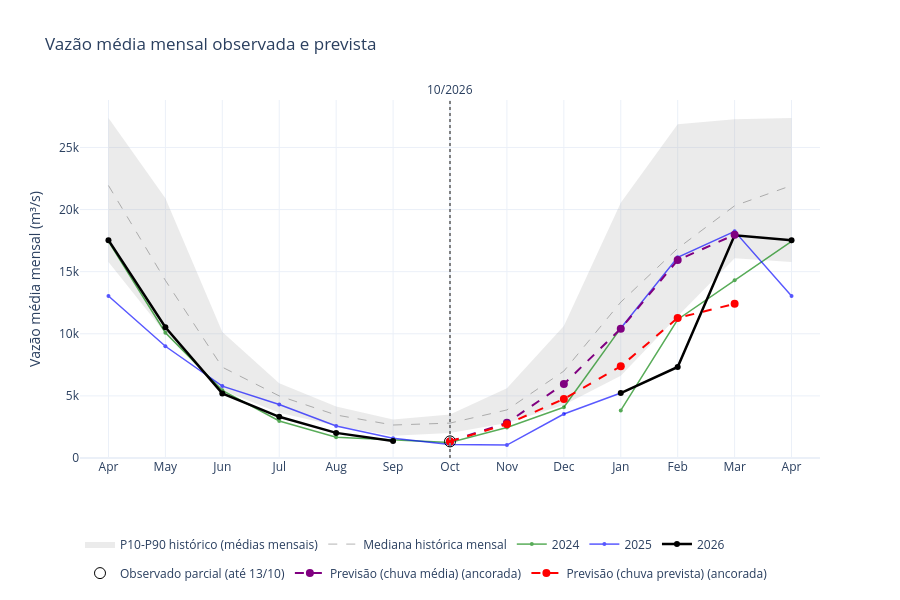

Notebook cell for this chart:
### Code cell
monthly_discharge_figure = inference.plot_monthly_discharge(
    months_each_side=6,
    anchor_to_observed=True,
)
monthly_discharge_figure.show()

### Figure 1 — Plotly figure (JSON) as saved in the notebook; plotly's stock layout.template omitted (floating-point values rounded to 4 significant figures)
{"data": [{"connectgaps": false, "hoverinfo": "skip", "line": {"width": 0}, "mode": "lines", "showlegend": false, "type": "scatter", "x": [-6, -5, -4, -3, -2, -1, 0, 1, 2, 3, 4, 5, 6], "y": [15780.0, 10050.0, 5455.0, 3647.0, 2588.0, 1788.0, 2015.0, 2819.0, 4275.0, 6618.0, 11420.0, 16080.0, 15780.0]}, {"connectgaps": false, "fill": "tonexty", "fillcolor": "rgba(156,156,156,0.20)", "hoverinfo": "skip", "line": {"width": 0}, "mode": "lines", "name": "P10-P90 histórico (médias mensais)", "type": "scatter", "x": [-6, -5, -4, -3, -2, -1, 0, 1, 2, 3, 4, 5, 6], "y": [27380.0, 20910.0, 10140.0, 6027.0, 4139.0, 3092.0, 3498.0, 5606.0, 10620.0, 20540.0, 26870.0, 27280.0, 27380.0]}, {"connectgaps": false, "customdata": [53, 53, 53, 53, 53, 54, 54, 54, 54, 53, 53, 53, 53], "hovertemplate": "%{text}<br>%{y:,.0f} m³/s<br>%{customdata} meses históricos<extra>%{fullData.name}</extra>", "line": {"color": "gray", "dash": "dash", "width": 1}, "mode": "lines", "name": "Mediana histórica mensal", "opacity": 0.6, "text": ["Apr 2026", "May 2026", "Jun 2026", "Jul 2026", "Aug 2026", "Sep 2026", "Oct 2026", "Nov 2026", "Dec 2026", "Jan 2027", "Feb 2027", "Mar 2027", "Apr 2027"], "type": "scatter", "x": [-6, -5, -4, -3, -2, -1, 0, 1, 2, 3, 4, 5, 6], "y": [21930.0, 14300.0, 7310.0, 4997.0, 3462.0, 2654.0, 2809.0, 3870.0, 6997.0, 12550.0, 16870.0, 20310.0, 21930.0]}, {"connectgaps": false, "customdata": [30, 31, 30, 31, 31, 30, 31, 30, 31], "hovertemplate": "%{text}<br>%{y:,.0f} m³/s<br>%{customdata} dias com dados<extra>%{fullData.name}</extra>", "legendgroup": "2024", "line": {"color": "green", "dash": "solid", "width": 1.5}, "marker": {"size": 4}, "mode": "lines+markers", "name": "2024", "opacity": 0.65, "showlegend": true, "text": ["Apr 2024", "May 2024", "Jun 2024", "Jul 2024", "Aug 2024", "Sep 2024", "Oct 2024", "Nov 2024", "Dec 2024"], "type": "scatter", "x": [-6, -5, -4, -3, -2, -1, 0, 1, 2], "y": [17440.0, 10090.0, 5446.0, 2982.0, 1668.0, 1438.0, 1258.0, 2449.0, 4090.0]}, {"connectgaps": false, "customdata": [31, 29, 31, 30], "hovertemplate": "%{text}<br>%{y:,.0f} m³/s<br>%{customdata} dias com dados<extra>%{fullData.name}</extra>", "legendgroup": "2024", "line": {"color": "green", "dash": "solid", "width": 1.5}, "marker": {"size": 4}, "mode": "lines+markers", "name": "2024", "opacity": 0.65, "showlegend": false, "text": ["Jan 2024", "Feb 2024", "Mar 2024", "Apr 2024"], "type": "scatter", "x": [3, 4, 5, 6], "y": [3833.0, 11150.0, 14310.0, 17440.0]}, {"hoverinfo": "skip", "legendgroup": "2024", "line": {"color": "green", "dash": "solid", "width": 1.5}, "mode": "lines", "opacity": 0.65, "showlegend": false, "type": "scatter", "x": [2, 3], "y": [4090.0, 10450.0]}, {"connectgaps": false, "customdata": [30, 31, 30, 31, 31, 30, 31, 30, 31], "hovertemplate": "%{text}<br>%{y:,.0f} m³/s<br>%{customdata} dias com dados<extra>%{fullData.name}</extra>", "legendgroup": "2025", "line": {"color": "blue", "dash": "solid", "width": 1.5}, "marker": {"size": 4}, "mode": "lines+markers", "name": "2025", "opacity": 0.65, "showlegend": true, "text": ["Apr 2025", "May 2025", "Jun 2025", "Jul 2025", "Aug 2025", "Sep 2025", "Oct 2025", "Nov 2025", "Dec 2025"], "type": "scatter", "x": [-6, -5, -4, -3, -2, -1, 0, 1, 2], "y": [13040.0, 8996.0, 5788.0, 4307.0, 2575.0, 1590.0, 1088.0, 1040.0, 3541.0]}, {"connectgaps": false, "customdata": [31, 28, 31, 30], "hovertemplate": "%{text}<br>%{y:,.0f} m³/s<br>%{customdata} dias com dados<extra>%{fullData.name}</extra>", "legendgroup": "2025", "line": {"color": "blue", "dash": "solid", "width": 1.5}, "marker": {"size": 4}, "mode": "lines+markers", "name": "2025", "opacity": 0.65, "showlegend": false, "text": ["Jan 2025", "Feb 2025", "Mar 2025", "Apr 2025"], "type": "scatter", "x": [3, 4, 5, 6], "y": [10450.0, 16150.0, 18240.0, 13040.0]}, {"hoverinfo": "skip", "legendgroup": "2025", "line": {"color": "blue", "dash": "solid", "width": 1.5}, "mode": "lines", "opacity": 0.65, "showlegend": false, "type": "scatter", "x": [2, 3], "y": [3541.0, 5227.0]}, {"connectgaps": false, "customdata": [30.0, 31.0, 30.0, 31.0, 31.0, 30.0, NaN, NaN, NaN], "hovertemplate": "%{text}<br>%{y:,.0f} m³/s<br>%{customdata} dias com dados<extra>%{fullData.name}</extra>", "legendgroup": "2026", "line": {"color": "black", "dash": "solid", "width": 2.5}, "marker": {"size": 6}, "mode": "lines+markers", "name": "2026", "opacity": 1, "showlegend": true, "text": ["Apr 2026", "May 2026", "Jun 2026", "Jul 2026", "Aug 2026", "Sep 2026", "Oct 2026", "Nov 2026", "Dec 2026"], "type": "scatter", "x": [-6, -5, -4, -3, -2, -1, 0, 1, 2], "y": [17530.0, 10530.0, 5198.0, 3316.0, 2022.0, 1364.0, NaN, NaN, NaN]}, {"connectgaps": false, "customdata": [31, 28, 31, 30], "hovertemplate": "%{text}<br>%{y:,.0f} m³/s<br>%{customdata} dias com dados<extra>%{fullData.name}</extra>", "legendgroup": "2026", "line": {"color": "black", "dash": "solid", "width": 2.5}, "marker": {"size": 6}, "mode": "lines+markers", "name": "2026", "opacity": 1, "showlegend": false, "text": ["Jan 2026", "Feb 2026", "Mar 2026", "Apr 2026"], "type": "scatter", "x": [3, 4, 5, 6], "y": [5227.0, 7328.0, 17920.0, 17530.0]}, {"customdata": [13], "hovertemplate": "%{text}<br>%{y:,.0f} m³/s<br>%{customdata} dias com dados<extra>%{fullData.name}</extra>", "marker": {"color": "black", "size": 11, "symbol": "circle-open"}, "mode": "markers", "name": "Observado parcial (até 13/10)", "text": ["Oct 2026"], "type": "scatter", "x": [0], "y": [1337.0]}, {"connectgaps": false, "hovertemplate": "%{text}<br>%{y:,.0f} m³/s<br>ΔQ: -1,052 m³/s<extra>%{fullData.name}</extra>", "line": {"color": "purple", "dash": "dash", "width": 2}, "marker": {"size": 8}, "mode": "lines+markers", "name": "Previsão (chuva média) (ancorada)", "text": ["Apr 2026", "May 2026", "Jun 2026", "Jul 2026", "Aug 2026", "Sep 2026", "Oct 2026", "Nov 2026", "Dec 2026", "Jan 2027", "Feb 2027", "Mar 2027", "Apr 2027"], "type": "scatter", "x": [-6, -5, -4, -3, -2, -1, 0, 1, 2, 3, 4, 5, 6], "y": [null, null, null, null, null, null, 1337.0, 2832.0, 5953.0, 10410.0, 15930.0, 17970.0, null]}, {"connectgaps": false, "hovertemplate": "%{text}<br>%{y:,.0f} m³/s<br>ΔQ: -1,052 m³/s<extra>%{fullData.name}</extra>", "line": {"color": "red", "dash": "dash", "width": 2}, "marker": {"size": 8}, "mode": "lines+markers", "name": "Previsão (chuva prevista) (ancorada)", "text": ["Apr 2026", "May 2026", "Jun 2026", "Jul 2026", "Aug 2026", "Sep 2026", "Oct 2026", "Nov 2026", "Dec 2026", "Jan 2027", "Feb 2027", "Mar 2027", "Apr 2027"], "type": "scatter", "x": [-6, -5, -4, -3, -2, -1, 0, 1, 2, 3, 4, 5, 6], "y": [null, null, null, null, null, null, 1337.0, 2720.0, 4755.0, 7386.0, 11280.0, 12410.0, null]}], "layout": {"annotations": [{"showarrow": false, "text": "10/2026", "x": 0, "y": 1, "yanchor": "bottom", "yref": "paper"}], "height": 600, "hovermode": "x unified", "legend": {"orientation": "h", "x": 0, "y": -0.2}, "margin": {"b": 120, "t": 100}, "shapes": [{"line": {"color": "gray", "dash": "dot"}, "type": "line", "x0": 0, "x1": 0, "xref": "x", "y0": 0, "y1": 1, "yref": "y domain"}], "title": {"text": "Vazão média mensal observada e prevista"}, "xaxis": {"range": [-6.5, 6.5], "tickmode": "array", "ticktext": ["Apr", "May", "Jun", "Jul", "Aug", "Sep", "Oct", "Nov", "Dec", "Jan", "Feb", "Mar", "Apr"], "tickvals": [-6, -5, -4, -3, -2, -1, 0, 1, 2, 3, 4, 5, 6], "title": {"text": ""}}, "yaxis": {"rangemode": "tozero", "title": {"text": "Vazão média mensal (m³/s)"}}}}
